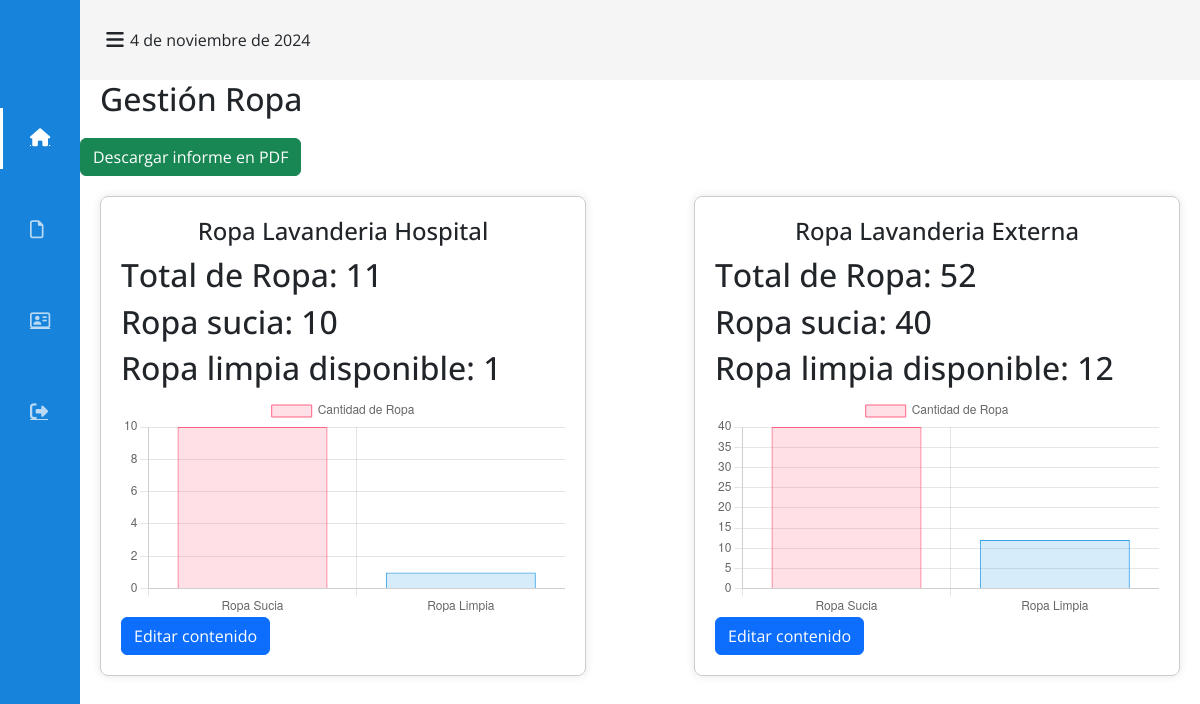
The app's page /ingresoRopa/, older data.
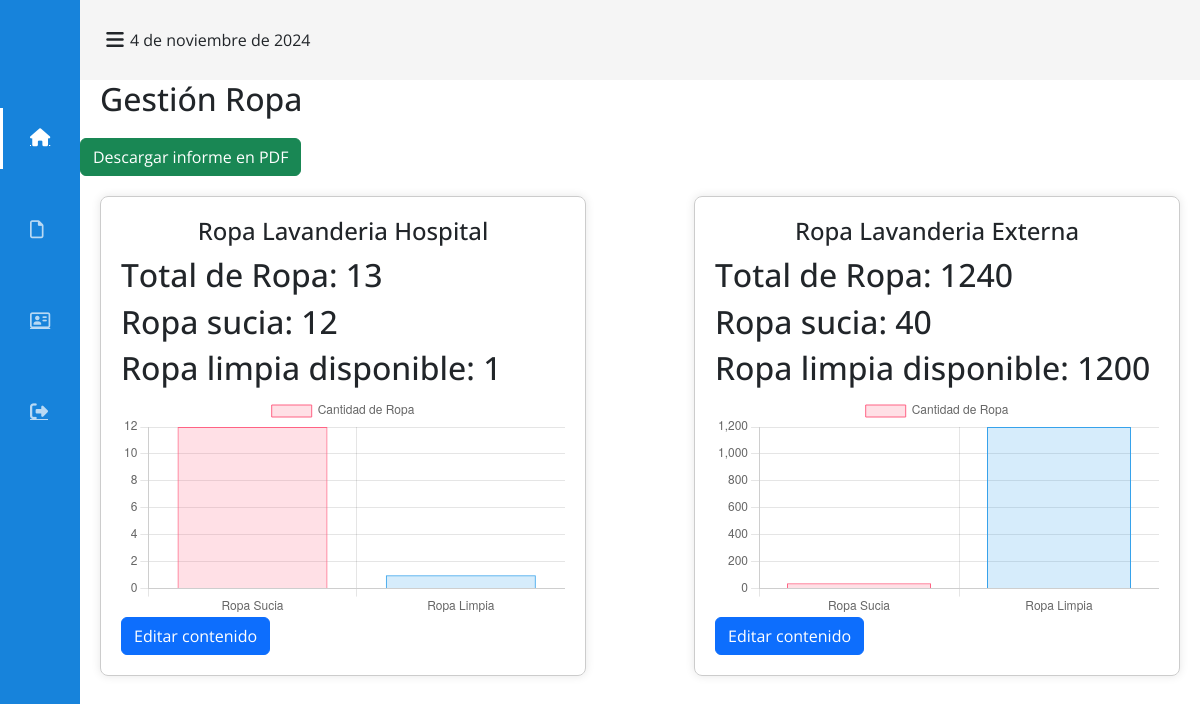
The same page, newer data.
### core/models.py (models this page shows)
class ropaLavanderiaHospital(models.Model):
    limpio = models.IntegerField()
    suciio = models.IntegerField()
    @property
    def cantidad(self):
        return self.limpio + self.suciio

class ropaLavanderiaExterna(models.Model):
    limpio = models.IntegerField()
    suciio = models.IntegerField()
    @property
    def cantidad(self):
        return self.limpio + self.suciio

### core/views.py (the view)
# urls.py: path("ingresoRopa/", ingresoRopa, name="ingresoRopa"),  # Añadí '/' al final
def ingresoRopa(request):
    ropa_hospital = ropaLavanderiaHospital.objects.first()  # Ajusta según tus necesidades
    ropa_externa = ropaLavanderiaExterna.objects.first()    # Ajusta según tus necesidades
    context = {
        'ropa_hospital': ropa_hospital,
        'ropa_externa': ropa_externa,
    }
    return render(request, "core/gestionRopa.html", context)

### core/templates/core/gestionRopa.html (shortened to what this page needs)
{% extends 'core/menu.html' %} {% load static %} {% block head %}
<link rel="stylesheet" href="{% static 'gestionRopa.css' %}" />
<link
  href="https://cdn.jsdelivr.net/npm/bootstrap@5.3.3/dist/css/bootstrap.min.css"
  rel="stylesheet"
/>
{% endblock %} {% block content %}
<h1 class="tituloGestionRopa">Gestión Ropa</h1>
<div class="descargarInforme">
  <button type="button" class="btn btn-success" onclick="descargarPDF()">
    Descargar informe en PDF
  </button>
</div>
<div class="sectionGestionRopa">
  <div class="panelGestion">
    <div class="gestionRopaInterna">
      <h1>Ropa Lavanderia Hospital</h1>
      <div class="contenidoGestionRopaInterna">
        <h2>Total de Ropa: {{ ropa_hospital.cantidad }}</h2>
        <h2>Ropa sucia: {{ ropa_hospital.suciio }}</h2>
        <h2>Ropa limpia disponible: {{ ropa_hospital.limpio }}</h2>
        <canvas id="ropaHospitalChart" width="400" height="200"></canvas>
        <script>
          const ctxHospital = document.getElementById('ropaHospitalChart').getContext('2d');
          const ropaHospitalChart = new Chart(ctxHospital, {
            type: 'bar',
            data: {
              labels: ['Ropa Sucia', 'Ropa Limpia'],
              datasets: [{
                label: 'Cantidad de Ropa',
                data: [{{ ropa_hospital.suciio }}, {{ ropa_hospital.limpio }}],
                backgroundColor: [
                  'rgba(255, 99, 132, 0.2)',
                  'rgba(54, 162, 235, 0.2)'
                ],
                borderColor: [
                  'rgba(255, 99, 132, 1)',
                  'rgba(54, 162, 235, 1)'
                ],
                borderWidth: 1
              }]
            },
            options: {
              scales: {
                y: {
                  beginAtZero: true
                }
              }
            }
          });
        </script>
        <button
          type="button"
          class="btn btn-primary"
          data-bs-toggle="modal"
          data-bs-target="#hospitalModal"
        >
          Editar contenido
        </button>
      </div>
    </div>
    <div class="gestionRopaExterna">
      <h1>Ropa Lavanderia Externa</h1>
      <div class="contenidoGestionRopaExterna">
        <h2>Total de Ropa: {{ ropa_externa.cantidad }}</h2>
        <h2>Ropa sucia: {{ ropa_externa.suciio }}</h2>
        <h2>Ropa limpia disponible: {{ ropa_externa.limpio }}</h2>
      </div>
      <canvas id="ropaExternaChart" width="400" height="200"></canvas>
      <script>
        const ctx = document.getElementById('ropaExternaChart').getContext('2d');
        const ropaExternaChart = new Chart(ctx, {
          type: 'bar',
          data: {
            labels: ['Ropa Sucia', 'Ropa Limpia'],
            datasets: [{
              label: 'Cantidad de Ropa',
              data: [{{ ropa_externa.suciio }}, {{ ropa_externa.limpio }}],
              backgroundColor: [
                'rgba(255, 99, 132, 0.2)',
                'rgba(54, 162, 235, 0.2)'
              ],
              borderColor: [
                'rgba(255, 99, 132, 1)',
                'rgba(54, 162, 235, 1)'
              ],
              borderWidth: 1
            }]
          },
          options: {
            scales: {
              y: {
                beginAtZero: true
              }
            }
          }
        });
      </script>
      <button
        type="button"
        class="btn btn-primary"
        data-bs-toggle="modal"
        data-bs-target="#externaModal"
      >
        Editar contenido
      </button>
    </div>
  </div>
</div>
{% endblock %}

Row changes from the older to the newer data that the page shows:
changed ropaLavanderiaHospital: cantidad "11" → "13"; suciio "10" → "12"
changed ropaLavanderiaExterna: cantidad "52" → "1240"; limpio "12" → "1200"
Text that changed along with them:
chart data {{ ropa_hospital.suciio }}: 10 → 12
chart data {{ ropa_externa.limpio }}: 12 → 1200
